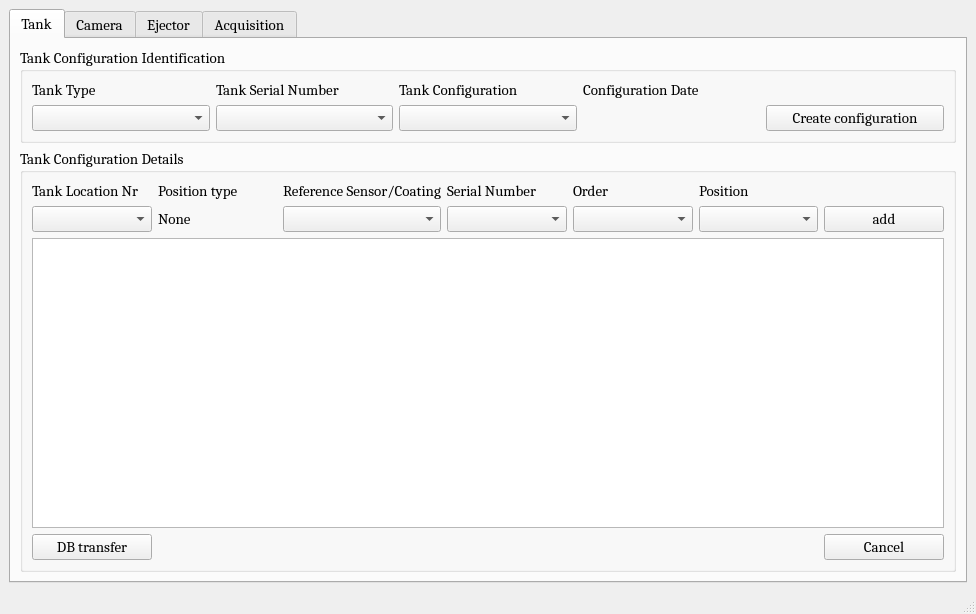
<?xml version="1.0" encoding="UTF-8"?>
<ui version="4.0">
 <class>MainWindow</class>
 <widget class="QMainWindow" name="MainWindow">
  <property name="geometry">
   <rect>
    <x>0</x>
    <y>0</y>
    <width>976</width>
    <height>614</height>
   </rect>
  </property>
  <property name="windowTitle">
   <string>MainWindow</string>
  </property>
  <widget class="QWidget" name="centralwidget">
   <layout class="QGridLayout" name="gridLayout_3">
    <item row="0" column="0">
     <widget class="QTabWidget" name="tabWidget">
      <property name="font">
       <font>
        <family>Cambria</family>
        <pointsize>11</pointsize>
       </font>
      </property>
      <property name="currentIndex">
       <number>0</number>
      </property>
      <widget class="QWidget" name="tab_3">
       <attribute name="title">
        <string>Tank</string>
       </attribute>
       <layout class="QVBoxLayout" name="verticalLayout_2">
        <item>
         <widget class="QGroupBox" name="groupBox_2">
          <property name="maximumSize">
           <size>
            <width>16777215</width>
            <height>200</height>
           </size>
          </property>
          <property name="font">
           <font>
            <family>Cambria</family>
            <pointsize>11</pointsize>
           </font>
          </property>
          <property name="title">
           <string>Tank Configuration Identification</string>
          </property>
          <layout class="QGridLayout" name="gridLayout">
           <item row="1" column="3">
            <widget class="QLabel" name="label_29">
             <property name="font">
              <font>
               <family>Cambria</family>
               <pointsize>11</pointsize>
              </font>
             </property>
             <property name="text">
              <string/>
             </property>
            </widget>
           </item>
           <item row="1" column="1">
            <widget class="QComboBox" name="comboBox_2">
             <property name="font">
              <font>
               <family>Cambria</family>
               <pointsize>11</pointsize>
              </font>
             </property>
            </widget>
           </item>
           <item row="1" column="2">
            <widget class="QComboBox" name="comboBox_3">
             <property name="font">
              <font>
               <family>Cambria</family>
               <pointsize>11</pointsize>
              </font>
             </property>
            </widget>
           </item>
           <item row="1" column="0">
            <widget class="QComboBox" name="comboBox">
             <property name="font">
              <font>
               <family>Cambria</family>
               <pointsize>11</pointsize>
              </font>
             </property>
            </widget>
           </item>
           <item row="0" column="0">
            <widget class="QLabel" name="label_4">
             <property name="font">
              <font>
               <family>Cambria</family>
               <pointsize>11</pointsize>
              </font>
             </property>
             <property name="text">
              <string>Tank Type</string>
             </property>
            </widget>
           </item>
           <item row="0" column="2">
            <widget class="QLabel" name="label_2">
             <property name="font">
              <font>
               <family>Cambria</family>
               <pointsize>11</pointsize>
              </font>
             </property>
             <property name="text">
              <string>Tank Configuration</string>
             </property>
            </widget>
           </item>
           <item row="0" column="1">
            <widget class="QLabel" name="label_3">
             <property name="font">
              <font>
               <family>Cambria</family>
               <pointsize>11</pointsize>
              </font>
             </property>
             <property name="text">
              <string>Tank Serial Number</string>
             </property>
            </widget>
           </item>
           <item row="0" column="3">
            <widget class="QLabel" name="label">
             <property name="font">
              <font>
               <family>Cambria</family>
               <pointsize>11</pointsize>
              </font>
             </property>
             <property name="text">
              <string>Configuration Date</string>
             </property>
            </widget>
           </item>
           <item row="1" column="4">
            <widget class="QPushButton" name="pushButton_13">
             <property name="font">
              <font>
               <family>Cambria</family>
               <pointsize>11</pointsize>
              </font>
             </property>
             <property name="text">
              <string>Create configuration</string>
             </property>
            </widget>
           </item>
          </layout>
         </widget>
        </item>
        <item>
         <widget class="QGroupBox" name="groupBox">
          <property name="font">
           <font>
            <family>Cambria</family>
            <pointsize>11</pointsize>
           </font>
          </property>
          <property name="title">
           <string>Tank Configuration Details</string>
          </property>
          <layout class="QGridLayout" name="gridLayout_2">
           <item row="1" column="5">
            <widget class="QComboBox" name="comboBox_27">
             <property name="font">
              <font>
               <family>Cambria</family>
               <pointsize>11</pointsize>
              </font>
             </property>
            </widget>
           </item>
           <item row="0" column="2">
            <widget class="QLabel" name="label_6">
             <property name="font">
              <font>
               <family>Cambria</family>
               <pointsize>11</pointsize>
              </font>
             </property>
             <property name="text">
              <string>Reference Sensor/Coating</string>
             </property>
            </widget>
           </item>
           <item row="1" column="6">
            <widget class="QPushButton" name="pushButton_3">
             <property name="font">
              <font>
               <family>Cambria</family>
               <pointsize>11</pointsize>
              </font>
             </property>
             <property name="text">
              <string>add</string>
             </property>
            </widget>
           </item>
           <item row="1" column="2">
            <widget class="QComboBox" name="comboBox_5">
             <property name="font">
              <font>
               <family>Cambria</family>
               <pointsize>11</pointsize>
              </font>
             </property>
            </widget>
           </item>
           <item row="1" column="3">
            <widget class="QComboBox" name="comboBox_6">
             <property name="font">
              <font>
               <family>Cambria</family>
               <pointsize>11</pointsize>
              </font>
             </property>
            </widget>
           </item>
           <item row="1" column="4">
            <widget class="QComboBox" name="comboBox_26">
             <property name="font">
              <font>
               <family>Cambria</family>
               <pointsize>11</pointsize>
              </font>
             </property>
            </widget>
           </item>
           <item row="0" column="0">
            <widget class="QLabel" name="label_7">
             <property name="font">
              <font>
               <family>Cambria</family>
               <pointsize>11</pointsize>
              </font>
             </property>
             <property name="text">
              <string>Tank Location Nr</string>
             </property>
            </widget>
           </item>
           <item row="0" column="5">
            <widget class="QLabel" name="label_26">
             <property name="font">
              <font>
               <family>Cambria</family>
               <pointsize>11</pointsize>
              </font>
             </property>
             <property name="text">
              <string>Position</string>
             </property>
            </widget>
           </item>
           <item row="0" column="3">
            <widget class="QLabel" name="label_5">
             <property name="font">
              <font>
               <family>Cambria</family>
               <pointsize>11</pointsize>
              </font>
             </property>
             <property name="text">
              <string>Serial Number</string>
             </property>
            </widget>
           </item>
           <item row="1" column="0">
            <widget class="QComboBox" name="comboBox_4">
             <property name="font">
              <font>
               <family>Cambria</family>
               <pointsize>11</pointsize>
              </font>
             </property>
            </widget>
           </item>
           <item row="0" column="4">
            <widget class="QLabel" name="label_8">
             <property name="font">
              <font>
               <family>Cambria</family>
               <pointsize>11</pointsize>
              </font>
             </property>
             <property name="text">
              <string>Order</string>
             </property>
            </widget>
           </item>
           <item row="3" column="0">
            <widget class="QPushButton" name="pushButton_2">
             <property name="font">
              <font>
               <family>Cambria</family>
               <pointsize>11</pointsize>
              </font>
             </property>
             <property name="text">
              <string>DB transfer</string>
             </property>
            </widget>
           </item>
           <item row="2" column="0" colspan="7">
            <widget class="QTableWidget" name="tableWidget">
             <property name="font">
              <font>
               <family>Cambria</family>
               <pointsize>11</pointsize>
              </font>
             </property>
            </widget>
           </item>
           <item row="3" column="6">
            <widget class="QPushButton" name="pushButton">
             <property name="font">
              <font>
               <family>Cambria</family>
               <pointsize>11</pointsize>
              </font>
             </property>
             <property name="text">
              <string>Cancel</string>
             </property>
            </widget>
           </item>
           <item row="1" column="1">
            <widget class="QLabel" name="label_37">
             <property name="font">
              <font>
               <family>Cambria</family>
               <pointsize>11</pointsize>
              </font>
             </property>
             <property name="text">
              <string>None</string>
             </property>
            </widget>
           </item>
           <item row="0" column="1">
            <widget class="QLabel" name="label_41">
             <property name="font">
              <font>
               <family>Cambria</family>
               <pointsize>11</pointsize>
              </font>
             </property>
             <property name="text">
              <string>Position type</string>
             </property>
            </widget>
           </item>
          </layout>
         </widget>
        </item>
       </layout>
      </widget>
      <widget class="QWidget" name="tab_4">
       <attribute name="title">
        <string>Camera</string>
       </attribute>
       <widget class="QWidget" name="gridLayoutWidget_4">
        <property name="geometry">
         <rect>
          <x>20</x>
          <y>20</y>
          <width>1951</width>
          <height>871</height>
         </rect>
        </property>
        <layout class="QGridLayout" name="gridLayout_4">
         <item row="1" column="1">
          <widget class="QPushButton" name="pushButton_4">
           <property name="text">
            <string>DB transfer</string>
           </property>
          </widget>
         </item>
         <item row="1" column="0">
          <widget class="QPushButton" name="pushButton_5">
           <property name="text">
            <string>Cancel</string>
           </property>
          </widget>
         </item>
         <item row="0" column="0" colspan="2">
          <widget class="QGroupBox" name="groupBox_3">
           <property name="title">
            <string>Cameras configuration</string>
           </property>
           <widget class="QWidget" name="gridLayoutWidget_5">
            <property name="geometry">
             <rect>
              <x>20</x>
              <y>30</y>
              <width>1891</width>
              <height>241</height>
             </rect>
            </property>
            <layout class="QGridLayout" name="gridLayout_5">
             <item row="1" column="0" colspan="2">
              <layout class="QGridLayout" name="gridLayout_8">
               <item row="1" column="3">
                <widget class="QLineEdit" name="lineEdit_5">
                 <property name="minimumSize">
                  <size>
                   <width>0</width>
                   <height>50</height>
                  </size>
                 </property>
                </widget>
               </item>
               <item row="1" column="4">
                <widget class="QLineEdit" name="lineEdit_6">
                 <property name="minimumSize">
                  <size>
                   <width>0</width>
                   <height>50</height>
                  </size>
                 </property>
                </widget>
               </item>
               <item row="0" column="5">
                <widget class="QLabel" name="label_15">
                 <property name="text">
                  <string>(view axis, vertical plane)(degre)</string>
                 </property>
                </widget>
               </item>
               <item row="0" column="1">
                <widget class="QLabel" name="label_19">
                 <property name="text">
                  <string>Serial number</string>
                 </property>
                </widget>
               </item>
               <item row="0" column="4">
                <widget class="QLabel" name="label_16">
                 <property name="text">
                  <string>(view axis, horizontal plane)(degre)</string>
                 </property>
                </widget>
               </item>
               <item row="0" column="3">
                <widget class="QLabel" name="label_17">
                 <property name="text">
                  <string>Distance(m)</string>
                 </property>
                </widget>
               </item>
               <item row="0" column="2">
                <widget class="QLabel" name="label_18">
                 <property name="text">
                  <string>Shutter speed(fps)</string>
                 </property>
                </widget>
               </item>
               <item row="0" column="0">
                <widget class="QLabel" name="label_20">
                 <property name="text">
                  <string>Camera reference</string>
                 </property>
                </widget>
               </item>
               <item row="1" column="0">
                <widget class="QComboBox" name="comboBox_11">
                 <property name="minimumSize">
                  <size>
                   <width>300</width>
                   <height>50</height>
                  </size>
                 </property>
                </widget>
               </item>
               <item row="1" column="2">
                <widget class="QLineEdit" name="lineEdit_4">
                 <property name="minimumSize">
                  <size>
                   <width>0</width>
                   <height>50</height>
                  </size>
                 </property>
                </widget>
               </item>
               <item row="1" column="1">
                <widget class="QComboBox" name="comboBox_12">
                 <property name="minimumSize">
                  <size>
                   <width>300</width>
                   <height>50</height>
                  </size>
                 </property>
                </widget>
               </item>
               <item row="0" column="6">
                <widget class="QLabel" name="label_14">
                 <property name="text">
                  <string>Lens magnification</string>
                 </property>
                </widget>
               </item>
               <item row="1" column="5">
                <widget class="QLineEdit" name="lineEdit_7">
                 <property name="minimumSize">
                  <size>
                   <width>0</width>
                   <height>50</height>
                  </size>
                 </property>
                </widget>
               </item>
               <item row="1" column="6">
                <widget class="QLineEdit" name="lineEdit_8">
                 <property name="minimumSize">
                  <size>
                   <width>0</width>
                   <height>50</height>
                  </size>
                 </property>
                </widget>
               </item>
               <item row="0" column="7" rowspan="2">
                <widget class="QPushButton" name="pushButton_6">
                 <property name="text">
                  <string>Add</string>
                 </property>
                </widget>
               </item>
              </layout>
             </item>
             <item row="0" column="0" colspan="2">
              <widget class="QGroupBox" name="groupBox_4">
               <property name="minimumSize">
                <size>
                 <width>500</width>
                 <height>0</height>
                </size>
               </property>
               <property name="title">
                <string>Test means</string>
               </property>
               <widget class="QWidget" name="gridLayoutWidget_6">
                <property name="geometry">
                 <rect>
                  <x>20</x>
                  <y>20</y>
                  <width>821</width>
                  <height>81</height>
                 </rect>
                </property>
                <layout class="QGridLayout" name="gridLayout_6">
                 <item row="0" column="0">
                  <widget class="QLabel" name="label_11">
                   <property name="text">
                    <string>Test means type</string>
                   </property>
                  </widget>
                 </item>
                 <item row="0" column="1">
                  <widget class="QLabel" name="label_12">
                   <property name="text">
                    <string>Test means name</string>
                   </property>
                  </widget>
                 </item>
                 <item row="0" column="2">
                  <widget class="QLabel" name="label_13">
                   <property name="text">
                    <string>Serial number</string>
                   </property>
                  </widget>
                 </item>
                 <item row="1" column="0">
                  <widget class="QComboBox" name="comboBox_8"/>
                 </item>
                 <item row="1" column="1">
                  <widget class="QComboBox" name="comboBox_9"/>
                 </item>
                 <item row="1" column="2">
                  <widget class="QComboBox" name="comboBox_10"/>
                 </item>
                </layout>
               </widget>
               <widget class="QWidget" name="gridLayoutWidget_7">
                <property name="geometry">
                 <rect>
                  <x>1120</x>
                  <y>30</y>
                  <width>521</width>
                  <height>71</height>
                 </rect>
                </property>
                <layout class="QGridLayout" name="gridLayout_7">
                 <item row="0" column="1">
                  <widget class="QLabel" name="label_9">
                   <property name="text">
                    <string>Date</string>
                   </property>
                  </widget>
                 </item>
                 <item row="0" column="0">
                  <widget class="QLabel" name="label_10">
                   <property name="text">
                    <string>Camera configuration</string>
                   </property>
                  </widget>
                 </item>
                 <item row="1" column="0">
                  <widget class="QComboBox" name="comboBox_7">
                   <property name="maximumSize">
                    <size>
                     <width>100</width>
                     <height>16777215</height>
                    </size>
                   </property>
                  </widget>
                 </item>
                 <item row="1" column="1">
                  <widget class="QLineEdit" name="lineEdit_3">
                   <property name="maximumSize">
                    <size>
                     <width>100</width>
                     <height>16777215</height>
                    </size>
                   </property>
                  </widget>
                 </item>
                </layout>
               </widget>
              </widget>
             </item>
            </layout>
           </widget>
           <widget class="QTableView" name="tableView">
            <property name="geometry">
             <rect>
              <x>20</x>
              <y>300</y>
              <width>1891</width>
              <height>261</height>
             </rect>
            </property>
           </widget>
          </widget>
         </item>
        </layout>
       </widget>
      </widget>
      <widget class="QWidget" name="tab">
       <attribute name="title">
        <string>Ejector</string>
       </attribute>
       <widget class="QWidget" name="gridLayoutWidget_9">
        <property name="geometry">
         <rect>
          <x>20</x>
          <y>20</y>
          <width>1951</width>
          <height>871</height>
         </rect>
        </property>
        <layout class="QGridLayout" name="gridLayout_9">
         <item row="1" column="1">
          <widget class="QPushButton" name="pushButton_7">
           <property name="text">
            <string>DB transfer</string>
           </property>
          </widget>
         </item>
         <item row="1" column="0">
          <widget class="QPushButton" name="pushButton_8">
           <property name="text">
            <string>Cancel</string>
           </property>
          </widget>
         </item>
         <item row="0" column="0" colspan="2">
          <widget class="QGroupBox" name="groupBox_5">
           <property name="title">
            <string>Insect ejectors configuration</string>
           </property>
           <widget class="QWidget" name="gridLayoutWidget_10">
            <property name="geometry">
             <rect>
              <x>20</x>
              <y>30</y>
              <width>1891</width>
              <height>241</height>
             </rect>
            </property>
            <layout class="QGridLayout" name="gridLayout_10">
             <item row="1" column="0" colspan="2">
              <layout class="QGridLayout" name="gridLayout_11">
               <item row="0" column="0">
                <widget class="QLabel" name="label_28">
                 <property name="text">
                  <string>Ejector reference</string>
                 </property>
                </widget>
               </item>
               <item row="1" column="0">
                <widget class="QComboBox" name="comboBox_13">
                 <property name="minimumSize">
                  <size>
                   <width>300</width>
                   <height>50</height>
                  </size>
                 </property>
                </widget>
               </item>
               <item row="1" column="2">
                <widget class="QLineEdit" name="lineEdit_9">
                 <property name="minimumSize">
                  <size>
                   <width>0</width>
                   <height>50</height>
                  </size>
                 </property>
                </widget>
               </item>
               <item row="1" column="3">
                <widget class="QLineEdit" name="lineEdit_10">
                 <property name="minimumSize">
                  <size>
                   <width>0</width>
                   <height>50</height>
                  </size>
                 </property>
                </widget>
               </item>
               <item row="0" column="4">
                <widget class="QLabel" name="label_21">
                 <property name="text">
                  <string>(ejector axis, vertical plane)(degre)</string>
                 </property>
                </widget>
               </item>
               <item row="0" column="1">
                <widget class="QLabel" name="label_22">
                 <property name="text">
                  <string>Serial number</string>
                 </property>
                </widget>
               </item>
               <item row="0" column="2">
                <widget class="QLabel" name="label_24">
                 <property name="text">
                  <string>Distance(m)</string>
                 </property>
                </widget>
               </item>
               <item row="0" column="3">
                <widget class="QLabel" name="label_23">
                 <property name="text">
                  <string>(ejctor axis, horizontal plane)(degre)</string>
                 </property>
                </widget>
               </item>
               <item row="0" column="5" rowspan="2">
                <widget class="QPushButton" name="pushButton_9">
                 <property name="text">
                  <string>Add</string>
                 </property>
                </widget>
               </item>
               <item row="1" column="1">
                <widget class="QComboBox" name="comboBox_14">
                 <property name="minimumSize">
                  <size>
                   <width>300</width>
                   <height>50</height>
                  </size>
                 </property>
                </widget>
               </item>
               <item row="1" column="4">
                <widget class="QLineEdit" name="lineEdit_14">
                 <property name="minimumSize">
                  <size>
                   <width>0</width>
                   <height>50</height>
                  </size>
                 </property>
                </widget>
               </item>
              </layout>
             </item>
             <item row="0" column="0" colspan="2">
              <widget class="QGroupBox" name="groupBox_6">
               <property name="minimumSize">
                <size>
                 <width>500</width>
                 <height>0</height>
                </size>
               </property>
               <property name="title">
                <string>Test means</string>
               </property>
               <widget class="QWidget" name="gridLayoutWidget_11">
                <property name="geometry">
                 <rect>
                  <x>20</x>
                  <y>20</y>
                  <width>821</width>
                  <height>81</height>
                 </rect>
                </property>
                <layout class="QGridLayout" name="gridLayout_12">
                 <item row="0" column="0">
                  <widget class="QLabel" name="label_30">
                   <property name="text">
                    <string>Test means type</string>
                   </property>
                  </widget>
                 </item>
                 <item row="0" column="1">
                  <widget class="QLabel" name="label_31">
                   <property name="text">
                    <string>Test means name</string>
                   </property>
                  </widget>
                 </item>
                 <item row="0" column="2">
                  <widget class="QLabel" name="label_32">
                   <property name="text">
                    <string>Serial number</string>
                   </property>
                  </widget>
                 </item>
                 <item row="1" column="0">
                  <widget class="QComboBox" name="comboBox_15"/>
                 </item>
                 <item row="1" column="1">
                  <widget class="QComboBox" name="comboBox_16"/>
                 </item>
                 <item row="1" column="2">
                  <widget class="QComboBox" name="comboBox_17"/>
                 </item>
                </layout>
               </widget>
               <widget class="QWidget" name="gridLayoutWidget_12">
                <property name="geometry">
                 <rect>
                  <x>1120</x>
                  <y>30</y>
                  <width>521</width>
                  <height>71</height>
                 </rect>
                </property>
                <layout class="QGridLayout" name="gridLayout_13">
                 <item row="0" column="1">
                  <widget class="QLabel" name="label_40">
                   <property name="text">
                    <string>Date</string>
                   </property>
                  </widget>
                 </item>
                 <item row="0" column="0">
                  <widget class="QLabel" name="label_43">
                   <property name="text">
                    <string>Ejector configuration</string>
                   </property>
                  </widget>
                 </item>
                 <item row="1" column="0">
                  <widget class="QComboBox" name="comboBox_18">
                   <property name="maximumSize">
                    <size>
                     <width>100</width>
                     <height>16777215</height>
                    </size>
                   </property>
                  </widget>
                 </item>
                 <item row="1" column="1">
                  <widget class="QLineEdit" name="lineEdit_21">
                   <property name="maximumSize">
                    <size>
                     <width>100</width>
                     <height>16777215</height>
                    </size>
                   </property>
                  </widget>
                 </item>
                </layout>
               </widget>
              </widget>
             </item>
            </layout>
           </widget>
           <widget class="QTableView" name="tableView_2">
            <property name="geometry">
             <rect>
              <x>20</x>
              <y>300</y>
              <width>1891</width>
              <height>261</height>
             </rect>
            </property>
           </widget>
          </widget>
         </item>
        </layout>
       </widget>
      </widget>
      <widget class="QWidget" name="tab_2">
       <attribute name="title">
        <string>Acquisition</string>
       </attribute>
       <widget class="QWidget" name="gridLayoutWidget_13">
        <property name="geometry">
         <rect>
          <x>20</x>
          <y>20</y>
          <width>1951</width>
          <height>871</height>
         </rect>
        </property>
        <layout class="QGridLayout" name="gridLayout_14">
         <item row="1" column="1">
          <widget class="QPushButton" name="pushButton_10">
           <property name="text">
            <string>DB transfer</string>
           </property>
          </widget>
         </item>
         <item row="1" column="0">
          <widget class="QPushButton" name="pushButton_11">
           <property name="text">
            <string>Cancel</string>
           </property>
          </widget>
         </item>
         <item row="0" column="0" colspan="2">
          <widget class="QGroupBox" name="groupBox_7">
           <property name="title">
            <string>Acquisition configuration</string>
           </property>
           <widget class="QWidget" name="gridLayoutWidget_14">
            <property name="geometry">
             <rect>
              <x>20</x>
              <y>30</y>
              <width>1915</width>
              <height>241</height>
             </rect>
            </property>
            <layout class="QGridLayout" name="gridLayout_15">
             <item row="0" column="0" colspan="2">
              <layout class="QGridLayout" name="gridLayout_16">
               <item row="0" column="0" colspan="4">
                <layout class="QGridLayout" name="gridLayout_17">
                 <item row="0" column="0">
                  <widget class="QLabel" name="label_38">
                   <property name="text">
                    <string>Acquisition reference</string>
                   </property>
                  </widget>
                 </item>
                 <item row="0" column="1">
                  <widget class="QComboBox" name="comboBox_21">
                   <property name="minimumSize">
                    <size>
                     <width>300</width>
                     <height>0</height>
                    </size>
                   </property>
                  </widget>
                 </item>
                 <item row="0" column="2">
                  <widget class="QLabel" name="label_39">
                   <property name="text">
                    <string>Date</string>
                   </property>
                  </widget>
                 </item>
                 <item row="0" column="3">
                  <widget class="QLineEdit" name="lineEdit_19"/>
                 </item>
                </layout>
               </item>
               <item row="1" column="5">
                <widget class="QLabel" name="label_25">
                 <property name="text">
                  <string>SW Variable Release</string>
                 </property>
                </widget>
               </item>
               <item row="1" column="1">
                <widget class="QLabel" name="label_27">
                 <property name="text">
                  <string>HW Serial number</string>
                 </property>
                </widget>
               </item>
               <item row="1" column="4">
                <widget class="QLabel" name="label_33">
                 <property name="text">
                  <string>SW Variable Reference</string>
                 </property>
                </widget>
               </item>
               <item row="1" column="3">
                <widget class="QLabel" name="label_34">
                 <property name="text">
                  <string>SW Release</string>
                 </property>
                </widget>
               </item>
               <item row="1" column="2">
                <widget class="QLabel" name="label_35">
                 <property name="text">
                  <string>SW Reference</string>
                 </property>
                </widget>
               </item>
               <item row="1" column="0">
                <widget class="QLabel" name="label_36">
                 <property name="text">
                  <string>HW reference</string>
                 </property>
                </widget>
               </item>
               <item row="2" column="0">
                <widget class="QComboBox" name="comboBox_19">
                 <property name="minimumSize">
                  <size>
                   <width>300</width>
                   <height>50</height>
                  </size>
                 </property>
                </widget>
               </item>
               <item row="2" column="1">
                <widget class="QComboBox" name="comboBox_20">
                 <property name="minimumSize">
                  <size>
                   <width>300</width>
                   <height>50</height>
                  </size>
                 </property>
                </widget>
               </item>
               <item row="1" column="6" rowspan="2">
                <widget class="QPushButton" name="pushButton_12">
                 <property name="text">
                  <string>Add</string>
                 </property>
                </widget>
               </item>
               <item row="2" column="2">
                <widget class="QComboBox" name="comboBox_22">
                 <property name="minimumSize">
                  <size>
                   <width>300</width>
                   <height>50</height>
                  </size>
                 </property>
                </widget>
               </item>
               <item row="2" column="3">
                <widget class="QComboBox" name="comboBox_23">
                 <property name="minimumSize">
                  <size>
                   <width>300</width>
                   <height>50</height>
                  </size>
                 </property>
                </widget>
               </item>
               <item row="2" column="4">
                <widget class="QComboBox" name="comboBox_24">
                 <property name="minimumSize">
                  <size>
                   <width>300</width>
                   <height>50</height>
                  </size>
                 </property>
                </widget>
               </item>
               <item row="2" column="5">
                <widget class="QComboBox" name="comboBox_25">
                 <property name="minimumSize">
                  <size>
                   <width>300</width>
                   <height>50</height>
                  </size>
                 </property>
                </widget>
               </item>
              </layout>
             </item>
            </layout>
           </widget>
           <widget class="QTableView" name="tableView_3">
            <property name="geometry">
             <rect>
              <x>20</x>
              <y>300</y>
              <width>1891</width>
              <height>261</height>
             </rect>
            </property>
           </widget>
          </widget>
         </item>
        </layout>
       </widget>
      </widget>
     </widget>
    </item>
   </layout>
  </widget>
  <widget class="QStatusBar" name="statusbar"/>
 </widget>
 <resources/>
 <connections/>
</ui>
